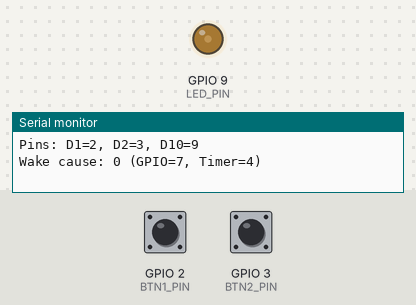
Simulated run of this sketch. Board: Seeed XIAO ESP32-S3. Shown: output pins drawn as LEDs (lit = HIGH), the last lines printed to the serial monitor. The test bench sets the inputs (shaded band); at power-on: GPIO 2 (BTN1_PIN) HIGH, GPIO 3 (BTN2_PIN) HIGH.

Above: at 1.3 s.
1.4 s: GPIO 2 (BTN1_PIN) pulled LOW for 0.15 s
At 1.47 s:
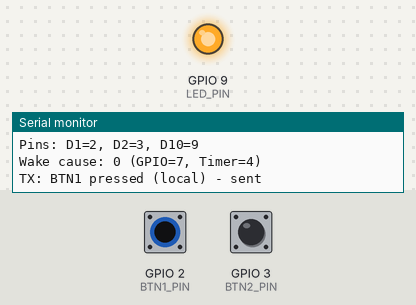
4.5 s: GPIO 3 (BTN2_PIN) pulled LOW for 1 s
At 7.1 s:
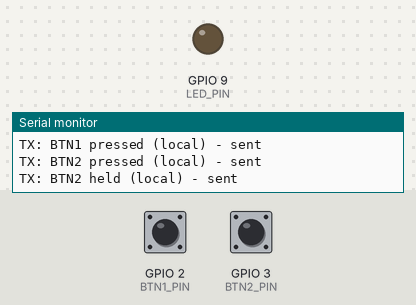
Timing chart, 0 to 13.5 s (numbered marks = the images above; inputs shaded):
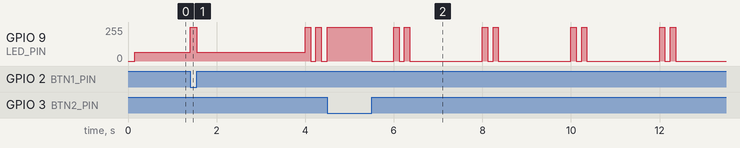

The sketch:

xiao_transmitter.ino
```cpp
#include <WiFi.h>
#include <esp_now.h>
#include <esp_wifi.h>
#include <esp_sleep.h>
#include "driver/gpio.h"   // <-- needed for gpio_wakeup_enable()

// ---------- Pins (use Dx aliases) ----------
#define LED_PIN  D10               // status LED on header D10
const bool LED_ACTIVE_LOW = false; // set true if LED looks inverted

#define BTN1_PIN D1                // button 1 on header D1 -> GND
#define BTN2_PIN D2                // button 2 on header D2 -> GND
const bool USE_BTN2 = true;
const bool BTN_ACTIVE_LOW = true;  // true = button to GND with INPUT_PULLUP

// ---------- Peer (Receiver) MAC ----------
uint8_t RX_MAC[] = { 0x58,0x8C,0x81,0x9E,0x30,0x10 }; // <-- your RX MAC (58:8c:81:9e:30:10)

// ---------- Messages ----------
enum : uint8_t { MSG_PING=0xA0, MSG_ACK=0xA1, MSG_BTN=0xB0, MSG_BTN_HOLD=0xB1 };

// ---------- Link / timing ----------
uint32_t lastAckMs = 0;
bool linked = false;

// ---------- Power policy ----------
const bool     ENABLE_SLEEP     = true;
// go to LIGHT sleep at 5 min idle, DEEP sleep at 15 min idle
const uint32_t IDLE_LIGHT_MS    = 5UL  * 60UL * 1000UL;  // 5 minutes
const uint32_t IDLE_DEEP_MS     = 15UL * 60UL * 1000UL;  // 15 minutes
uint32_t lastActivityMs         = 0;

// Light-sleep blinking parameters
const uint32_t BLINK_PERIOD_MS = 5000;    // 5 second on/off cycle
const uint8_t  BLINK_BRIGHTNESS = 13;     // ~5% of 255 (13/255 ≈ 5%)

// Transmission retry parameters
const uint8_t  MAX_RETRIES      = 3;
const uint16_t RETRY_DELAY_MS   = 50;

// Wake cause (for logging only; we do NOT send on deep wake anymore)
esp_sleep_wakeup_cause_t wakeCause = ESP_SLEEP_WAKEUP_UNDEFINED;

// ---------- Button debouncer ----------
struct BtnDeb {
  uint8_t pin;
  bool activeLow;
  int lastLevel;
  uint32_t lastFlip;
  bool armed;
  bool pressed;           // Track if button is currently pressed
  uint32_t pressStartMs; // When button was first pressed
  bool holdSent;          // Whether we've already sent the hold message
};
const uint16_t DEBOUNCE_MS = 40;
const uint16_t HOLD_DELAY_MS = 500;  // 500ms to trigger hold
BtnDeb b1{BTN1_PIN, BTN_ACTIVE_LOW, HIGH, 0, true, false, 0, false};
BtnDeb b2{BTN2_PIN, BTN_ACTIVE_LOW, HIGH, 0, true, false, 0, false};

bool pressEvent(BtnDeb& b){
  int lvl = digitalRead(b.pin);
  uint32_t now = millis();
  if (lvl != b.lastLevel){ b.lastLevel = lvl; b.lastFlip = now; }
  bool active = b.activeLow ? (lvl==LOW) : (lvl==HIGH);

  if (!active && b.pressed) {
    // Button released
    b.pressed = false;
    b.armed = true;
    // Don't reset holdSent here - we need to track if hold was sent
    return false;
  }

  if (active && !b.pressed && b.armed && (now - b.lastFlip) > DEBOUNCE_MS) {
    // Button pressed
    b.pressed = true;
    b.pressStartMs = now;
    b.armed = false;
    b.holdSent = false;  // Reset hold flag for new press
    return true;
  }

  return false;
}

bool checkHoldEvent(BtnDeb& b) {
  if (!b.pressed || b.holdSent) return false;

  uint32_t now = millis();
  if ((now - b.pressStartMs) >= HOLD_DELAY_MS) {
    b.holdSent = true;
    return true;
  }
  return false;
}

bool isBtnActive(uint8_t pin){
  int lvl = digitalRead(pin);
  return BTN_ACTIVE_LOW ? (lvl == LOW) : (lvl == HIGH);
}

// ---------- LED helpers ----------
inline void ledWriteRaw(uint8_t v){ if(LED_ACTIVE_LOW) v = 255 - v; analogWrite(LED_PIN, v); }
inline void ledOn(){     ledWriteRaw(255); } // 100% when a button is held
inline void ledLinked(){ ledWriteRaw(64);  } // ~25% when linked
inline void ledOff(){    ledWriteRaw(0);   } // off

void showNoLinkDoubleBlink(uint32_t now){
  uint32_t t = now % 2000;
  if (t < 120) { ledOn();  return; }
  if (t < 240) { ledOff(); return; }
  if (t < 360) { ledOn();  return; }
  ledOff();
}

void ledTask(){
  uint32_t now = millis();
  bool anyLocalHeld = isBtnActive(BTN1_PIN) || (USE_BTN2 && isBtnActive(BTN2_PIN));
  if (anyLocalHeld) {
    ledOn();               // 100% while a button is held
  } else if (linked) {
    ledLinked();           // 25% when linked
  } else {
    showNoLinkDoubleBlink(now);
  }
}

// ---------- ESP-NOW handlers ----------
void onRecv(const esp_now_recv_info_t* info, const uint8_t* data, int len){
  if (!data || len <= 0) return;
  if (data[0] == MSG_ACK){
    lastAckMs = millis();  // link health only (DO NOT touch lastActivityMs)
  }
}

void addPeer(const uint8_t mac[6], uint8_t channel=1){
  esp_now_peer_info_t p{};
  memcpy(p.peer_addr, mac, 6);
  p.channel = channel; p.encrypt = false; p.ifidx = WIFI_IF_STA;
  esp_now_del_peer(mac);
  esp_now_add_peer(&p);
}

void sendPing(){
  uint8_t m = MSG_PING;
  esp_err_t result = esp_now_send(RX_MAC, &m, 1);
  if (result != ESP_OK) {
    Serial.println("TX: Ping failed to send");
  }
}

void sendBtn(uint8_t id){
  uint8_t m[2] = { MSG_BTN, id };

  // Retry mechanism for better reliability
  for (uint8_t retry = 0; retry < MAX_RETRIES; retry++) {
    esp_err_t result = esp_now_send(RX_MAC, m, sizeof(m));
    if (result == ESP_OK) {
      Serial.printf("TX: BTN%u pressed (local) - sent\n", id);
      lastActivityMs = millis(); // reset idle timer on local activity
      return;
    }
    if (retry < MAX_RETRIES - 1) {
      delay(RETRY_DELAY_MS);
    }
  }
  Serial.printf("TX: BTN%u failed to send after %d retries\n", id, MAX_RETRIES);
}

void sendBtnHold(uint8_t id){
  uint8_t m[2] = { MSG_BTN_HOLD, id };

  // Retry mechanism for better reliability
  for (uint8_t retry = 0; retry < MAX_RETRIES; retry++) {
    esp_err_t result = esp_now_send(RX_MAC, m, sizeof(m));
    if (result == ESP_OK) {
      Serial.printf("TX: BTN%u held (local) - sent\n", id);
      lastActivityMs = millis(); // reset idle timer on local activity
      return;
    }
    if (retry < MAX_RETRIES - 1) {
      delay(RETRY_DELAY_MS);
    }
  }
  Serial.printf("TX: BTN%u hold failed to send after %d retries\n", id, MAX_RETRIES);
}

// ---------- Sleep helpers ----------
// Light sleep: enable GPIO wake on LOW using the new API pattern (IDF v5).
void enableGpioWakeLow_Light(){
  gpio_wakeup_enable((gpio_num_t)BTN1_PIN, GPIO_INTR_LOW_LEVEL);
  if (USE_BTN2) gpio_wakeup_enable((gpio_num_t)BTN2_PIN, GPIO_INTR_LOW_LEVEL);
  esp_sleep_enable_gpio_wakeup(); // no args in IDF v5
}

// Deep sleep: keep using mask+level helper (still valid).
uint64_t gpioWakeMask(){
  uint64_t mask = (1ULL << BTN1_PIN);
  if (USE_BTN2) mask |= (1ULL << BTN2_PIN);
  return mask;
}
void enableGpioWakeLow_Deep(){
  esp_deep_sleep_disable_rom_logging(); // optional: quieter boot logs
  esp_deep_sleep_enable_gpio_wakeup(gpioWakeMask(), ESP_GPIO_WAKEUP_GPIO_LOW);
}

void goToDeepSleep(){
  Serial.println("Entering DEEP sleep… (wake on D1/D2 LOW)");
  ledOff();
  pinMode(BTN1_PIN, INPUT_PULLUP);
  if (USE_BTN2) pinMode(BTN2_PIN, INPUT_PULLUP);
  enableGpioWakeLow_Deep();
  esp_deep_sleep_start();
}

// One light-sleep "tick": sleeps ~50 ms with GPIO+timer wake, returns cause.
esp_sleep_wakeup_cause_t lightSleepTick(uint64_t us){
  pinMode(BTN1_PIN, INPUT_PULLUP);
  if (USE_BTN2) pinMode(BTN2_PIN, INPUT_PULLUP);

  enableGpioWakeLow_Light();
  esp_sleep_enable_timer_wakeup(us);
  return (esp_sleep_wakeup_cause_t) esp_light_sleep_start();
}

// ---------- Setup ----------
void setup(){
  wakeCause = esp_sleep_get_wakeup_cause();

  Serial.begin(115200);
  delay(150);

  Serial.printf("Pins: D1=%d, D2=%d, D10=%d\n", D1, D2, D10);
  Serial.printf("Wake cause: %d (GPIO=%d, Timer=%d)\n",
                (int)wakeCause, (int)ESP_SLEEP_WAKEUP_GPIO, (int)ESP_SLEEP_WAKEUP_TIMER);

  // LED PWM
  pinMode(LED_PIN, OUTPUT);
  analogWriteResolution(LED_PIN, 8);     // 0..255
  analogWriteFrequency(LED_PIN, 2000);   // Hz
  ledOff();

  // Buttons
  pinMode(BTN1_PIN, INPUT_PULLUP);
  if (USE_BTN2) pinMode(BTN2_PIN, INPUT_PULLUP);
  b1.lastLevel = digitalRead(BTN1_PIN);
  if (USE_BTN2) b2.lastLevel = digitalRead(BTN2_PIN);

  // WiFi/ESP-NOW init
  WiFi.mode(WIFI_STA);
  esp_wifi_set_promiscuous(true);
  esp_wifi_set_channel(1, WIFI_SECOND_CHAN_NONE);
  esp_wifi_set_promiscuous(false);

  if (esp_now_init() != ESP_OK){
    Serial.println("ESP-NOW init failed");
    while(true){ ledOn(); delay(120); ledOff(); delay(600); }
  }
  esp_now_register_recv_cb(onRecv);
  addPeer(RX_MAC, 1);

  lastActivityMs = millis(); // start idle timer
}

// ---------- Loop ----------
void loop(){
  uint32_t now = millis();
  linked = (now - lastAckMs) < 4000;

  // If we're before 5 min idle: normal active mode
  if (ENABLE_SLEEP && (now - lastActivityMs) < IDLE_LIGHT_MS){
    if (pressEvent(b1) && !b1.holdSent) sendBtn(1);
    if (USE_BTN2 && pressEvent(b2) && !b2.holdSent) sendBtn(2);

    // Check for hold events
    if (checkHoldEvent(b1)) sendBtnHold(1);
    if (USE_BTN2 && checkHoldEvent(b2)) sendBtnHold(2);

    static uint32_t lastPing = 0;
    if (now - lastPing >= 500){ lastPing = now; sendPing(); }

    ledTask();
    delay(1);
    return;
  }

  // Between 5 and 15 minutes idle: quick blinking + light-sleep bursts
  if (ENABLE_SLEEP && (now - lastActivityMs) < IDLE_DEEP_MS){
    // If user presses during this phase, send immediately
    if (isBtnActive(BTN1_PIN)) { sendBtn(1); return; }
    if (USE_BTN2 && isBtnActive(BTN2_PIN)) { sendBtn(2); return; }

    // Quick blinking LED at 5% brightness
    uint32_t t = (now - lastActivityMs) % BLINK_PERIOD_MS;
    uint8_t val = (t < (BLINK_PERIOD_MS / 2)) ? BLINK_BRIGHTNESS : 0;
    ledWriteRaw(val);

    // Use longer sleep periods to reduce flickering
    // Sleep for 500ms to make blinking pattern smoother
    esp_sleep_wakeup_cause_t cause = lightSleepTick(500000ULL); // 500 ms
    if (cause == ESP_SLEEP_WAKEUP_GPIO){
      delay(20); // settle
      if (isBtnActive(BTN1_PIN)) { sendBtn(1); return; }
      if (USE_BTN2 && isBtnActive(BTN2_PIN)) { sendBtn(2); return; }
    }
    return;
  }

  // >= 15 minutes idle: DEEP SLEEP
  if (ENABLE_SLEEP && (now - lastActivityMs) >= IDLE_DEEP_MS){
    goToDeepSleep(); // does not return
  }
}
```
